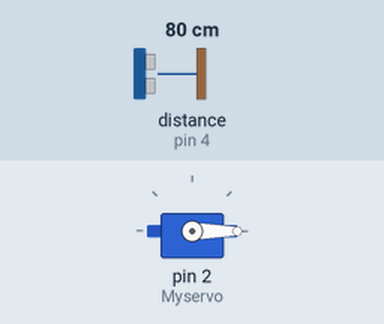
Simulated run of this sketch. Board: Arduino Uno, built with avr-gcc and run on an emulated ATmega328P. Shown: servo. Wiring (inferred from the names in the program): ultrasonic range finder: trigger pin 6; echo pin 4. Inputs (shaded band) come from the test bench; at power-on: distance to the obstacle (sensor on pin 4) 80 cm. The echo pulse lasts 58.3 µs per cm.

Above: at 1.3 s.
1.4 s: distance to the obstacle (sensor on pin 4) set to 8 cm
2.9 s: distance to the obstacle (sensor on pin 4) set to 5 cm
At 3.8 s:
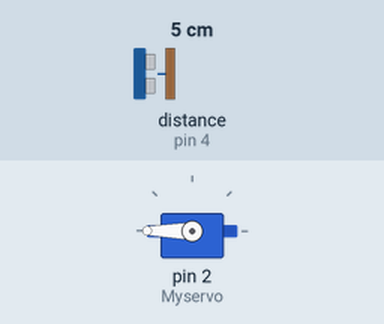
4.5 s: distance to the obstacle (sensor on pin 4) set to 9 cm
At 5.0 s:
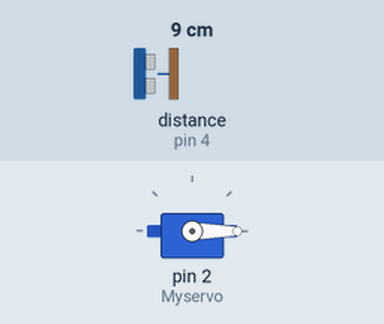
6.0 s: distance to the obstacle (sensor on pin 4) set to 2 cm
At 7.5 s:
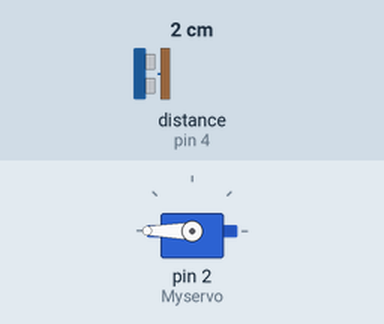
Timing chart, 0 to 8.5 s (numbered marks = the images above; inputs shaded):
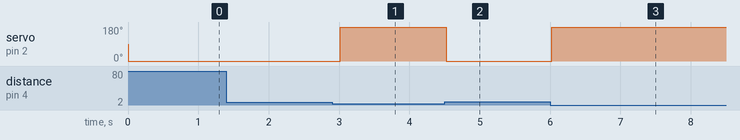

Measured:
- the behaviour switches between 7 and 6 cm on distance to the obstacle (sensor on pin 4) (found by bisection; images 0 and 1)
- after the input at 1.4 s, every drawn part: stays the same
- after the input at 2.9 s, servo on pin 2 (Myservo): 0° → 180° after 0.12 s
- after the input at 4.5 s, servo on pin 2 (Myservo): 180° → 0° at once
- after the input at 6.0 s, servo on pin 2 (Myservo): 0° → 180° at once

The sketch:

automatic_hand_sanitiser_1.ino
```cpp
#include<Servo.h>
#define echoPin 4
#define trigPin 6
Servo Myservo;

int long duration;
int distance;
void setup(){
Myservo.attach(2);
pinMode(echoPin,INPUT);
pinMode(trigPin,OUTPUT);

}

void loop()
{
digitalWrite(trigPin,LOW);
delayMicroseconds(10);
digitalWrite(trigPin,HIGH);
delayMicroseconds(10);
digitalWrite(trigPin,LOW);
duration=pulseIn(echoPin,HIGH);
distance=(duration*0.034/2);

  if(distance<=5){
Myservo.write(180);
}
else {
Myservo.write(0);


}
  delay(500);

}
```
